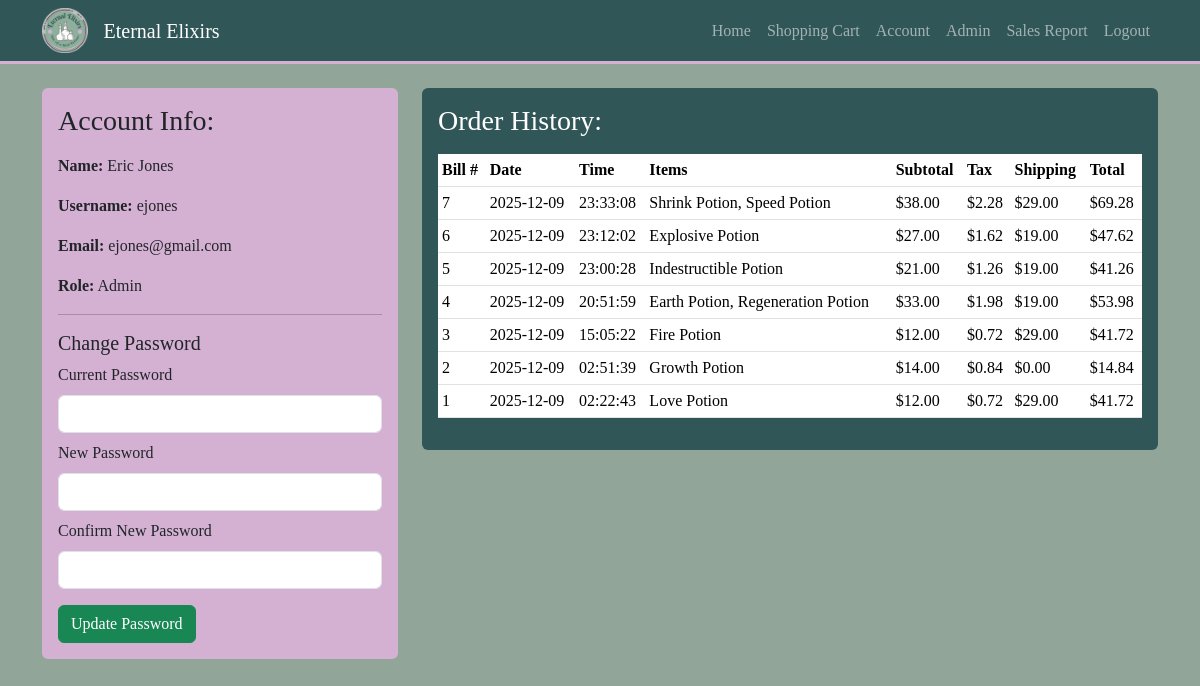
The page /account (signed in) on the database its author committed.
### tables this page shows
CREATE TABLE User_T (
    UserID      INTEGER      PRIMARY KEY,
    Username    TEXT         NOT NULL UNIQUE,
    Password    TEXT         NOT NULL,
    Name        TEXT,
    UserType    TEXT         NOT NULL,
    Email       TEXT
);

CREATE TABLE Bill_T (
    BillID         INTEGER    PRIMARY KEY,
    UserID         INTEGER,
    ShoppingCartID INTEGER,
    ItemID         INTEGER,
    SalesDate      TEXT,
    SaleTime       TEXT,
    SalesTax       REAL,
    SubTotal       REAL,
    ShippingCost   REAL,
    Total          REAL,
    Street         TEXT,
    City           TEXT,
    State          TEXT,
    Zip            TEXT,
    ShippingID     INTEGER,
    FOREIGN KEY (UserID)         REFERENCES User_T(UserID),
    FOREIGN KEY (ShoppingCartID) REFERENCES ShoppingCart_T(ShoppingCartID) ON DELETE SET NULL,
    FOREIGN KEY (ItemID)         REFERENCES Inventory_T(ItemID),
    FOREIGN KEY (ShippingID)     REFERENCES Shipping_T(ShippingID)
);

### auth.py (the view, shortened to what this page needs)
@auth_bp.route("/account", methods=["GET", "POST"])
def account():
    user_id = session.get("user_id")
    if not user_id:
        flash("Please log in to view your account.")
        return redirect(url_for("auth.login"))
    conn = get_connection()
    cur = conn.cursor()
    cur.execute(
        """
        SELECT UserID, Username, Name, Email, UserType
        FROM User_T
        WHERE UserID = ?
        """,
        (user_id,),
    )
    user = cur.fetchone()
    if user is None:
        conn.close()
        session.clear()
        flash("Your session has expired. Please log in again.")
        return redirect(url_for("auth.login"))
    cur.execute(
        """
        SELECT b.BillID,
               b.SalesDate,
               b.SaleTime,
               b.SubTotal,
               b.SalesTax,
               (b.SubTotal * b.SalesTax)        AS TaxAmount,
               b.ShippingCost,
               b.Total,
               GROUP_CONCAT(i.PotionName, ', ') AS Items
        FROM Bill_T b
        LEFT JOIN BillInventoryItem_T bi ON bi.BillID = b.BillID
        LEFT JOIN Inventory_T i ON i.ItemID = bi.ItemID
        WHERE b.UserID = ?
        GROUP BY b.BillID,
                 b.SalesDate,
                 b.SaleTime,
                 b.SubTotal,
                 b.SalesTax,
                 b.ShippingCost,
                 b.Total
        ORDER BY b.SalesDate DESC, b.SaleTime DESC
        """,
        (user_id,),
    )
    orders = cur.fetchall()
    conn.close()
    return render_template(
        "account.html",
        user=user,
        orders=orders,
    )

### db.py (called while the page is built)
def get_connection():
    conn = sqlite3.connect(DB_PATH)
    conn.row_factory = sqlite3.Row
    conn.execute("PRAGMA foreign_keys = ON")
    return conn

### templates/account.html (shortened to what this page needs)
<!DOCTYPE html>
<html lang="en">
<head>
    <link rel="stylesheet" href="{{ url_for('static', filename='css/styles.css') }}">
    <link href="https://cdn.jsdelivr.net/npm/bootstrap@5.3.8/dist/css/bootstrap.min.css" rel="stylesheet"
>
</head>
<body style="background-color: rgb(145,165,152); font-family: cursive;">
<nav class="navbar navbar-expand-md navbar-dark navbar-ee">
    <div class="container">
        <img src="{{ url_for('static', filename='images/favicon.png') }}"
         alt="logo"
         class="me-3 brand-logo">
        <a href="{{ url_for('shop.shop_home') }}" class="navbar-brand" style="font-family: cursive;">
            Eternal Elixirs
        </a>
        <div class="collapse navbar-collapse" id="navmenu">
            <ul class="navbar-nav ms-auto">
                <li class="nav-item">
                    <a href="{{ url_for('shop.shop_home') }}" class="nav-link">Home</a>
                </li>
                <li class="nav-item">
                    <a href="{{ url_for('cart.view_cart') }}" class="nav-link">Shopping Cart</a>
                </li>
                {% if session.get("user_id") %}
                    <li class="nav-item">
                        <a href="{{ url_for('auth.account') }}" class="nav-link">Account</a>
                    </li>
                    {% if session.get("user_type") == "Admin" %}
                        <li class="nav-item">
                            <a href="{{ url_for('admin.dashboard') }}" class="nav-link">Admin</a>
                        </li>
                        <li class="nav-item">
                            <a href="{{ url_for('admin.sales_report') }}" class="nav-link">Sales Report</a>
                        </li>
                    {% endif %}
                    <li class="nav-item">
                        <a href="{{ url_for('auth.logout') }}" class="nav-link">Logout</a>
                    </li>
                {% endif %}
            </ul>
        </div>
    </div>
</nav>
<div class="container my-4">
    <div class="row g-4">
        <div class="col-12 col-lg-4">
            <div class="p-3 rounded" style="background-color:#d4b1d3;">
                <h3 class="mb-3">Account Info:</h3>
                <p><strong>Name:</strong> {{ user["Name"] }}</p>
                <p><strong>Username:</strong> {{ user["Username"] }}</p>
                <p><strong>Email:</strong> {{ user["Email"] }}</p>
                <p><strong>Role:</strong> {{ user["UserType"] }}</p>
                <hr>
                <h5>Change Password</h5>
                <form method="POST" action="{{ url_for('auth.account') }}">
                    <div class="mb-2">
                        <label for="current_password" class="form-label">Current Password</label>
                        <input type="password" class="form-control" id="current_password"
                               name="current_password">
                    </div>
                    <div class="mb-2">
                        <label for="new_password" class="form-label">New Password</label>
                        <input type="password" class="form-control" id="new_password"
                               name="new_password">
                    </div>
                    <div class="mb-3">
                        <label for="confirm_password" class="form-label">Confirm New Password</label>
                        <input type="password" class="form-control" id="confirm_password"
                               name="confirm_password">
                    </div>
                    <button type="submit" class="btn btn-success">Update Password</button>
                </form>
            </div>
        </div>
        <div class="col-12 col-lg-8">
            <div class="p-3 rounded" style="background-color: #315657; color: white">
                <h3 class="mb-3">Order History:</h3>
                {% if orders %}
                    <div class="table-responsive" >
                        <table class="table table-sm align-middle">
                            <thead>
                                <tr>
                                    <th>Bill #</th>
                                    <th>Date</th>
                                    <th>Time</th>
                                    <th>Items</th>
                                    <th>Subtotal</th>
                                    <th>Tax</th>
                                    <th>Shipping</th>
                                    <th>Total</th>
                                </tr>
                            </thead>
                            <tbody>
                                {% for o in orders %}
                                <tr>
                                    <td>{{ o["BillID"] }}</td>
                                    <td>{{ o["SalesDate"] }}</td>
                                    <td>{{ o["SaleTime"] }}</td>
                                    <td>{{ o["Items"] or "" }}</td>
                                    <td>${{ "%.2f"|format(o["SubTotal"]) }}</td>
                                    <td>${{ "%.2f"|format(o["TaxAmount"]) }}</td>
                                    <td>${{ "%.2f"|format(o["ShippingCost"]) }}</td>
                                    <td>${{ "%.2f"|format(o["Total"]) }}</td>
                                </tr>
                                {% endfor %}
                            </tbody>
                        </table>
                    </div>
                {% else %}
                    <p>You have no past orders yet.</p>
                {% endif %}
            </div>
        </div>
    </div>
</div>
</body>
</html>

### static/css/styles.css (style rules this page uses)
body { background-color: #91a598; font-family: system-ui, -apple-system, BlinkMacSystemFont, "Segoe UI", sans-serif; }
.navbar-ee { background-color: #315657; border-bottom: 3px solid #d4b1d3; }
.brand-logo { height: 45px; width: auto; }

### rows shown on the page
User_T: Name "Eric Jones", Username "ejones", Email "ejones@gmail.com", UserType "Admin"
Bill_T: BillID "7", SalesDate "2025-12-09", SaleTime "23:33:08", o "Shrink Potion, Speed Potion", SubTotal "38.00", TaxAmount "2.28", ShippingCost "29.00", Total "69.28"
Bill_T: BillID "6", SalesDate "2025-12-09", SaleTime "23:12:02", o "Explosive Potion", SubTotal "27.00", TaxAmount "1.62", ShippingCost "19.00", Total "47.62"
Bill_T: BillID "5", SalesDate "2025-12-09", SaleTime "23:00:28", o "Indestructible Potion", SubTotal "21.00", TaxAmount "1.26", ShippingCost "19.00", Total "41.26"
Bill_T: BillID "4", SalesDate "2025-12-09", SaleTime "20:51:59", o "Earth Potion, Regeneration Potion", SubTotal "33.00", TaxAmount "1.98", ShippingCost "19.00", Total "53.98"
Bill_T: BillID "3", SalesDate "2025-12-09", SaleTime "15:05:22", o "Fire Potion", SubTotal "12.00", TaxAmount "0.72", ShippingCost "29.00", Total "41.72"
Bill_T: BillID "2", SalesDate "2025-12-09", SaleTime "02:51:39", o "Growth Potion", SubTotal "14.00", TaxAmount "0.84", ShippingCost "0.00", Total "14.84"
Bill_T: BillID "1", SalesDate "2025-12-09", SaleTime "02:22:43", o "Love Potion", SubTotal "12.00", TaxAmount "0.72", ShippingCost "29.00", Total "41.72"
